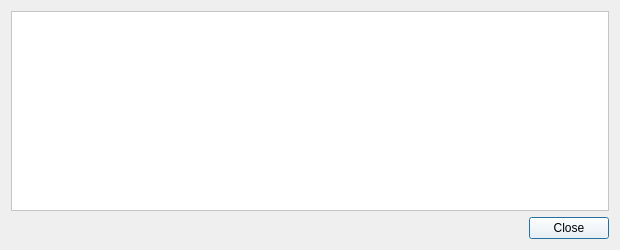
<?xml version="1.0" encoding="UTF-8"?>
<ui version="4.0">
 <class>TransactionDescDialog</class>
 <widget class="QDialog" name="TransactionDescDialog">
  <property name="geometry">
   <rect>
    <x>0</x>
    <y>0</y>
    <width>620</width>
    <height>250</height>
   </rect>
  </property>
  <property name="windowTitle">
   <string>Transaction details</string>
  </property>
  <property name="styleSheet">
   <string notr="true"/>
  </property>
  <layout class="QVBoxLayout" name="verticalLayout">
   <item>
    <widget class="QTextEdit" name="detailText">
     <property name="palette">
      <palette>
       <active>
        <colorrole role="WindowText">
         <brush brushstyle="SolidPattern">
          <color alpha="255">
           <red>0</red>
           <green>0</green>
           <blue>0</blue>
          </color>
         </brush>
        </colorrole>
        <colorrole role="Button">
         <brush brushstyle="SolidPattern">
          <color alpha="255">
           <red>255</red>
           <green>255</green>
           <blue>255</blue>
          </color>
         </brush>
        </colorrole>
        <colorrole role="Light">
         <brush brushstyle="SolidPattern">
          <color alpha="255">
           <red>255</red>
           <green>255</green>
           <blue>255</blue>
          </color>
         </brush>
        </colorrole>
        <colorrole role="Midlight">
         <brush brushstyle="SolidPattern">
          <color alpha="255">
           <red>255</red>
           <green>255</green>
           <blue>255</blue>
          </color>
         </brush>
        </colorrole>
        <colorrole role="Dark">
         <brush brushstyle="SolidPattern">
          <color alpha="255">
           <red>127</red>
           <green>127</green>
           <blue>127</blue>
          </color>
         </brush>
        </colorrole>
        <colorrole role="Mid">
         <brush brushstyle="SolidPattern">
          <color alpha="255">
           <red>170</red>
           <green>170</green>
           <blue>170</blue>
          </color>
         </brush>
        </colorrole>
        <colorrole role="Text">
         <brush brushstyle="SolidPattern">
          <color alpha="255">
           <red>0</red>
           <green>0</green>
           <blue>0</blue>
          </color>
         </brush>
        </colorrole>
        <colorrole role="BrightText">
         <brush brushstyle="SolidPattern">
          <color alpha="255">
           <red>255</red>
           <green>255</green>
           <blue>255</blue>
          </color>
         </brush>
        </colorrole>
        <colorrole role="ButtonText">
         <brush brushstyle="SolidPattern">
          <color alpha="255">
           <red>0</red>
           <green>0</green>
           <blue>0</blue>
          </color>
         </brush>
        </colorrole>
        <colorrole role="Base">
         <brush brushstyle="SolidPattern">
          <color alpha="255">
           <red>255</red>
           <green>255</green>
           <blue>255</blue>
          </color>
         </brush>
        </colorrole>
        <colorrole role="Window">
         <brush brushstyle="SolidPattern">
          <color alpha="255">
           <red>255</red>
           <green>255</green>
           <blue>255</blue>
          </color>
         </brush>
        </colorrole>
        <colorrole role="Shadow">
         <brush brushstyle="SolidPattern">
          <color alpha="255">
           <red>0</red>
           <green>0</green>
           <blue>0</blue>
          </color>
         </brush>
        </colorrole>
        <colorrole role="AlternateBase">
         <brush brushstyle="SolidPattern">
          <color alpha="255">
           <red>255</red>
           <green>255</green>
           <blue>255</blue>
          </color>
         </brush>
        </colorrole>
        <colorrole role="ToolTipBase">
         <brush brushstyle="SolidPattern">
          <color alpha="255">
           <red>255</red>
           <green>255</green>
           <blue>220</blue>
          </color>
         </brush>
        </colorrole>
        <colorrole role="ToolTipText">
         <brush brushstyle="SolidPattern">
          <color alpha="255">
           <red>0</red>
           <green>0</green>
           <blue>0</blue>
          </color>
         </brush>
        </colorrole>
       </active>
       <inactive>
        <colorrole role="WindowText">
         <brush brushstyle="SolidPattern">
          <color alpha="255">
           <red>0</red>
           <green>0</green>
           <blue>0</blue>
          </color>
         </brush>
        </colorrole>
        <colorrole role="Button">
         <brush brushstyle="SolidPattern">
          <color alpha="255">
           <red>255</red>
           <green>255</green>
           <blue>255</blue>
          </color>
         </brush>
        </colorrole>
        <colorrole role="Light">
         <brush brushstyle="SolidPattern">
          <color alpha="255">
           <red>255</red>
           <green>255</green>
           <blue>255</blue>
          </color>
         </brush>
        </colorrole>
        <colorrole role="Midlight">
         <brush brushstyle="SolidPattern">
          <color alpha="255">
           <red>255</red>
           <green>255</green>
           <blue>255</blue>
          </color>
         </brush>
        </colorrole>
        <colorrole role="Dark">
         <brush brushstyle="SolidPattern">
          <color alpha="255">
           <red>127</red>
           <green>127</green>
           <blue>127</blue>
          </color>
         </brush>
        </colorrole>
        <colorrole role="Mid">
         <brush brushstyle="SolidPattern">
          <color alpha="255">
           <red>170</red>
           <green>170</green>
           <blue>170</blue>
          </color>
         </brush>
        </colorrole>
        <colorrole role="Text">
         <brush brushstyle="SolidPattern">
          <color alpha="255">
           <red>0</red>
           <green>0</green>
           <blue>0</blue>
          </color>
         </brush>
        </colorrole>
        <colorrole role="BrightText">
         <brush brushstyle="SolidPattern">
          <color alpha="255">
           <red>255</red>
           <green>255</green>
           <blue>255</blue>
          </color>
         </brush>
        </colorrole>
        <colorrole role="ButtonText">
         <brush brushstyle="SolidPattern">
          <color alpha="255">
           <red>0</red>
           <green>0</green>
           <blue>0</blue>
          </color>
         </brush>
        </colorrole>
        <colorrole role="Base">
         <brush brushstyle="SolidPattern">
          <color alpha="255">
           <red>255</red>
           <green>255</green>
           <blue>255</blue>
          </color>
         </brush>
        </colorrole>
        <colorrole role="Window">
         <brush brushstyle="SolidPattern">
          <color alpha="255">
           <red>255</red>
           <green>255</green>
           <blue>255</blue>
          </color>
         </brush>
        </colorrole>
        <colorrole role="Shadow">
         <brush brushstyle="SolidPattern">
          <color alpha="255">
           <red>0</red>
           <green>0</green>
           <blue>0</blue>
          </color>
         </brush>
        </colorrole>
        <colorrole role="AlternateBase">
         <brush brushstyle="SolidPattern">
          <color alpha="255">
           <red>255</red>
           <green>255</green>
           <blue>255</blue>
          </color>
         </brush>
        </colorrole>
        <colorrole role="ToolTipBase">
         <brush brushstyle="SolidPattern">
          <color alpha="255">
           <red>255</red>
           <green>255</green>
           <blue>220</blue>
          </color>
         </brush>
        </colorrole>
        <colorrole role="ToolTipText">
         <brush brushstyle="SolidPattern">
          <color alpha="255">
           <red>0</red>
           <green>0</green>
           <blue>0</blue>
          </color>
         </brush>
        </colorrole>
       </inactive>
       <disabled>
        <colorrole role="WindowText">
         <brush brushstyle="SolidPattern">
          <color alpha="255">
           <red>127</red>
           <green>127</green>
           <blue>127</blue>
          </color>
         </brush>
        </colorrole>
        <colorrole role="Button">
         <brush brushstyle="SolidPattern">
          <color alpha="255">
           <red>255</red>
           <green>255</green>
           <blue>255</blue>
          </color>
         </brush>
        </colorrole>
        <colorrole role="Light">
         <brush brushstyle="SolidPattern">
          <color alpha="255">
           <red>255</red>
           <green>255</green>
           <blue>255</blue>
          </color>
         </brush>
        </colorrole>
        <colorrole role="Midlight">
         <brush brushstyle="SolidPattern">
          <color alpha="255">
           <red>255</red>
           <green>255</green>
           <blue>255</blue>
          </color>
         </brush>
        </colorrole>
        <colorrole role="Dark">
         <brush brushstyle="SolidPattern">
          <color alpha="255">
           <red>127</red>
           <green>127</green>
           <blue>127</blue>
          </color>
         </brush>
        </colorrole>
        <colorrole role="Mid">
         <brush brushstyle="SolidPattern">
          <color alpha="255">
           <red>170</red>
           <green>170</green>
           <blue>170</blue>
          </color>
         </brush>
        </colorrole>
        <colorrole role="Text">
         <brush brushstyle="SolidPattern">
          <color alpha="255">
           <red>127</red>
           <green>127</green>
           <blue>127</blue>
          </color>
         </brush>
        </colorrole>
        <colorrole role="BrightText">
         <brush brushstyle="SolidPattern">
          <color alpha="255">
           <red>255</red>
           <green>255</green>
           <blue>255</blue>
          </color>
         </brush>
        </colorrole>
        <colorrole role="ButtonText">
         <brush brushstyle="SolidPattern">
          <color alpha="255">
           <red>127</red>
           <green>127</green>
           <blue>127</blue>
          </color>
         </brush>
        </colorrole>
        <colorrole role="Base">
         <brush brushstyle="SolidPattern">
          <color alpha="255">
           <red>255</red>
           <green>255</green>
           <blue>255</blue>
          </color>
         </brush>
        </colorrole>
        <colorrole role="Window">
         <brush brushstyle="SolidPattern">
          <color alpha="255">
           <red>255</red>
           <green>255</green>
           <blue>255</blue>
          </color>
         </brush>
        </colorrole>
        <colorrole role="Shadow">
         <brush brushstyle="SolidPattern">
          <color alpha="255">
           <red>0</red>
           <green>0</green>
           <blue>0</blue>
          </color>
         </brush>
        </colorrole>
        <colorrole role="AlternateBase">
         <brush brushstyle="SolidPattern">
          <color alpha="255">
           <red>255</red>
           <green>255</green>
           <blue>255</blue>
          </color>
         </brush>
        </colorrole>
        <colorrole role="ToolTipBase">
         <brush brushstyle="SolidPattern">
          <color alpha="255">
           <red>255</red>
           <green>255</green>
           <blue>220</blue>
          </color>
         </brush>
        </colorrole>
        <colorrole role="ToolTipText">
         <brush brushstyle="SolidPattern">
          <color alpha="255">
           <red>0</red>
           <green>0</green>
           <blue>0</blue>
          </color>
         </brush>
        </colorrole>
       </disabled>
      </palette>
     </property>
     <property name="toolTip">
      <string>This pane shows a detailed description of the transaction</string>
     </property>
     <property name="readOnly">
      <bool>true</bool>
     </property>
    </widget>
   </item>
   <item>
    <widget class="QDialogButtonBox" name="buttonBox">
     <property name="palette">
      <palette>
       <active>
        <colorrole role="WindowText">
         <brush brushstyle="SolidPattern">
          <color alpha="255">
           <red>0</red>
           <green>0</green>
           <blue>0</blue>
          </color>
         </brush>
        </colorrole>
        <colorrole role="Button">
         <brush brushstyle="SolidPattern">
          <color alpha="255">
           <red>255</red>
           <green>255</green>
           <blue>255</blue>
          </color>
         </brush>
        </colorrole>
        <colorrole role="Light">
         <brush brushstyle="SolidPattern">
          <color alpha="255">
           <red>255</red>
           <green>255</green>
           <blue>255</blue>
          </color>
         </brush>
        </colorrole>
        <colorrole role="Midlight">
         <brush brushstyle="SolidPattern">
          <color alpha="255">
           <red>255</red>
           <green>255</green>
           <blue>255</blue>
          </color>
         </brush>
        </colorrole>
        <colorrole role="Dark">
         <brush brushstyle="SolidPattern">
          <color alpha="255">
           <red>127</red>
           <green>127</green>
           <blue>127</blue>
          </color>
         </brush>
        </colorrole>
        <colorrole role="Mid">
         <brush brushstyle="SolidPattern">
          <color alpha="255">
           <red>170</red>
           <green>170</green>
           <blue>170</blue>
          </color>
         </brush>
        </colorrole>
        <colorrole role="Text">
         <brush brushstyle="SolidPattern">
          <color alpha="255">
           <red>0</red>
           <green>0</green>
           <blue>0</blue>
          </color>
         </brush>
        </colorrole>
        <colorrole role="BrightText">
         <brush brushstyle="SolidPattern">
          <color alpha="255">
           <red>255</red>
           <green>255</green>
           <blue>255</blue>
          </color>
         </brush>
        </colorrole>
        <colorrole role="ButtonText">
         <brush brushstyle="SolidPattern">
          <color alpha="255">
           <red>0</red>
           <green>0</green>
           <blue>0</blue>
          </color>
         </brush>
        </colorrole>
        <colorrole role="Base">
         <brush brushstyle="SolidPattern">
          <color alpha="255">
           <red>255</red>
           <green>255</green>
           <blue>255</blue>
          </color>
         </brush>
        </colorrole>
        <colorrole role="Window">
         <brush brushstyle="SolidPattern">
          <color alpha="255">
           <red>255</red>
           <green>255</green>
           <blue>255</blue>
          </color>
         </brush>
        </colorrole>
        <colorrole role="Shadow">
         <brush brushstyle="SolidPattern">
          <color alpha="255">
           <red>0</red>
           <green>0</green>
           <blue>0</blue>
          </color>
         </brush>
        </colorrole>
        <colorrole role="AlternateBase">
         <brush brushstyle="SolidPattern">
          <color alpha="255">
           <red>255</red>
           <green>255</green>
           <blue>255</blue>
          </color>
         </brush>
        </colorrole>
        <colorrole role="ToolTipBase">
         <brush brushstyle="SolidPattern">
          <color alpha="255">
           <red>255</red>
           <green>255</green>
           <blue>220</blue>
          </color>
         </brush>
        </colorrole>
        <colorrole role="ToolTipText">
         <brush brushstyle="SolidPattern">
          <color alpha="255">
           <red>0</red>
           <green>0</green>
           <blue>0</blue>
          </color>
         </brush>
        </colorrole>
       </active>
       <inactive>
        <colorrole role="WindowText">
         <brush brushstyle="SolidPattern">
          <color alpha="255">
           <red>0</red>
           <green>0</green>
           <blue>0</blue>
          </color>
         </brush>
        </colorrole>
        <colorrole role="Button">
         <brush brushstyle="SolidPattern">
          <color alpha="255">
           <red>255</red>
           <green>255</green>
           <blue>255</blue>
          </color>
         </brush>
        </colorrole>
        <colorrole role="Light">
         <brush brushstyle="SolidPattern">
          <color alpha="255">
           <red>255</red>
           <green>255</green>
           <blue>255</blue>
          </color>
         </brush>
        </colorrole>
        <colorrole role="Midlight">
         <brush brushstyle="SolidPattern">
          <color alpha="255">
           <red>255</red>
           <green>255</green>
           <blue>255</blue>
          </color>
         </brush>
        </colorrole>
        <colorrole role="Dark">
         <brush brushstyle="SolidPattern">
          <color alpha="255">
           <red>127</red>
           <green>127</green>
           <blue>127</blue>
          </color>
         </brush>
        </colorrole>
        <colorrole role="Mid">
         <brush brushstyle="SolidPattern">
          <color alpha="255">
           <red>170</red>
           <green>170</green>
           <blue>170</blue>
          </color>
         </brush>
        </colorrole>
        <colorrole role="Text">
         <brush brushstyle="SolidPattern">
          <color alpha="255">
           <red>0</red>
           <green>0</green>
           <blue>0</blue>
          </color>
         </brush>
        </colorrole>
        <colorrole role="BrightText">
         <brush brushstyle="SolidPattern">
          <color alpha="255">
           <red>255</red>
           <green>255</green>
           <blue>255</blue>
          </color>
         </brush>
        </colorrole>
        <colorrole role="ButtonText">
         <brush brushstyle="SolidPattern">
          <color alpha="255">
           <red>0</red>
           <green>0</green>
           <blue>0</blue>
          </color>
         </brush>
        </colorrole>
        <colorrole role="Base">
         <brush brushstyle="SolidPattern">
          <color alpha="255">
           <red>255</red>
           <green>255</green>
           <blue>255</blue>
          </color>
         </brush>
        </colorrole>
        <colorrole role="Window">
         <brush brushstyle="SolidPattern">
          <color alpha="255">
           <red>255</red>
           <green>255</green>
           <blue>255</blue>
          </color>
         </brush>
        </colorrole>
        <colorrole role="Shadow">
         <brush brushstyle="SolidPattern">
          <color alpha="255">
           <red>0</red>
           <green>0</green>
           <blue>0</blue>
          </color>
         </brush>
        </colorrole>
        <colorrole role="AlternateBase">
         <brush brushstyle="SolidPattern">
          <color alpha="255">
           <red>255</red>
           <green>255</green>
           <blue>255</blue>
          </color>
         </brush>
        </colorrole>
        <colorrole role="ToolTipBase">
         <brush brushstyle="SolidPattern">
          <color alpha="255">
           <red>255</red>
           <green>255</green>
           <blue>220</blue>
          </color>
         </brush>
        </colorrole>
        <colorrole role="ToolTipText">
         <brush brushstyle="SolidPattern">
          <color alpha="255">
           <red>0</red>
           <green>0</green>
           <blue>0</blue>
          </color>
         </brush>
        </colorrole>
       </inactive>
       <disabled>
        <colorrole role="WindowText">
         <brush brushstyle="SolidPattern">
          <color alpha="255">
           <red>127</red>
           <green>127</green>
           <blue>127</blue>
          </color>
         </brush>
        </colorrole>
        <colorrole role="Button">
         <brush brushstyle="SolidPattern">
          <color alpha="255">
           <red>255</red>
           <green>255</green>
           <blue>255</blue>
          </color>
         </brush>
        </colorrole>
        <colorrole role="Light">
         <brush brushstyle="SolidPattern">
          <color alpha="255">
           <red>255</red>
           <green>255</green>
           <blue>255</blue>
          </color>
         </brush>
        </colorrole>
        <colorrole role="Midlight">
         <brush brushstyle="SolidPattern">
          <color alpha="255">
           <red>255</red>
           <green>255</green>
           <blue>255</blue>
          </color>
         </brush>
        </colorrole>
        <colorrole role="Dark">
         <brush brushstyle="SolidPattern">
          <color alpha="255">
           <red>127</red>
           <green>127</green>
           <blue>127</blue>
          </color>
         </brush>
        </colorrole>
        <colorrole role="Mid">
         <brush brushstyle="SolidPattern">
          <color alpha="255">
           <red>170</red>
           <green>170</green>
           <blue>170</blue>
          </color>
         </brush>
        </colorrole>
        <colorrole role="Text">
         <brush brushstyle="SolidPattern">
          <color alpha="255">
           <red>127</red>
           <green>127</green>
           <blue>127</blue>
          </color>
         </brush>
        </colorrole>
        <colorrole role="BrightText">
         <brush brushstyle="SolidPattern">
          <color alpha="255">
           <red>255</red>
           <green>255</green>
           <blue>255</blue>
          </color>
         </brush>
        </colorrole>
        <colorrole role="ButtonText">
         <brush brushstyle="SolidPattern">
          <color alpha="255">
           <red>127</red>
           <green>127</green>
           <blue>127</blue>
          </color>
         </brush>
        </colorrole>
        <colorrole role="Base">
         <brush brushstyle="SolidPattern">
          <color alpha="255">
           <red>255</red>
           <green>255</green>
           <blue>255</blue>
          </color>
         </brush>
        </colorrole>
        <colorrole role="Window">
         <brush brushstyle="SolidPattern">
          <color alpha="255">
           <red>255</red>
           <green>255</green>
           <blue>255</blue>
          </color>
         </brush>
        </colorrole>
        <colorrole role="Shadow">
         <brush brushstyle="SolidPattern">
          <color alpha="255">
           <red>0</red>
           <green>0</green>
           <blue>0</blue>
          </color>
         </brush>
        </colorrole>
        <colorrole role="AlternateBase">
         <brush brushstyle="SolidPattern">
          <color alpha="255">
           <red>255</red>
           <green>255</green>
           <blue>255</blue>
          </color>
         </brush>
        </colorrole>
        <colorrole role="ToolTipBase">
         <brush brushstyle="SolidPattern">
          <color alpha="255">
           <red>255</red>
           <green>255</green>
           <blue>220</blue>
          </color>
         </brush>
        </colorrole>
        <colorrole role="ToolTipText">
         <brush brushstyle="SolidPattern">
          <color alpha="255">
           <red>0</red>
           <green>0</green>
           <blue>0</blue>
          </color>
         </brush>
        </colorrole>
       </disabled>
      </palette>
     </property>
     <property name="orientation">
      <enum>Qt::Horizontal</enum>
     </property>
     <property name="standardButtons">
      <set>QDialogButtonBox::Close</set>
     </property>
    </widget>
   </item>
  </layout>
 </widget>
 <resources/>
 <connections>
  <connection>
   <sender>buttonBox</sender>
   <signal>accepted()</signal>
   <receiver>TransactionDescDialog</receiver>
   <slot>accept()</slot>
   <hints>
    <hint type="sourcelabel">
     <x>248</x>
     <y>254</y>
    </hint>
    <hint type="destinationlabel">
     <x>157</x>
     <y>274</y>
    </hint>
   </hints>
  </connection>
  <connection>
   <sender>buttonBox</sender>
   <signal>rejected()</signal>
   <receiver>TransactionDescDialog</receiver>
   <slot>reject()</slot>
   <hints>
    <hint type="sourcelabel">
     <x>316</x>
     <y>260</y>
    </hint>
    <hint type="destinationlabel">
     <x>286</x>
     <y>274</y>
    </hint>
   </hints>
  </connection>
 </connections>
</ui>
